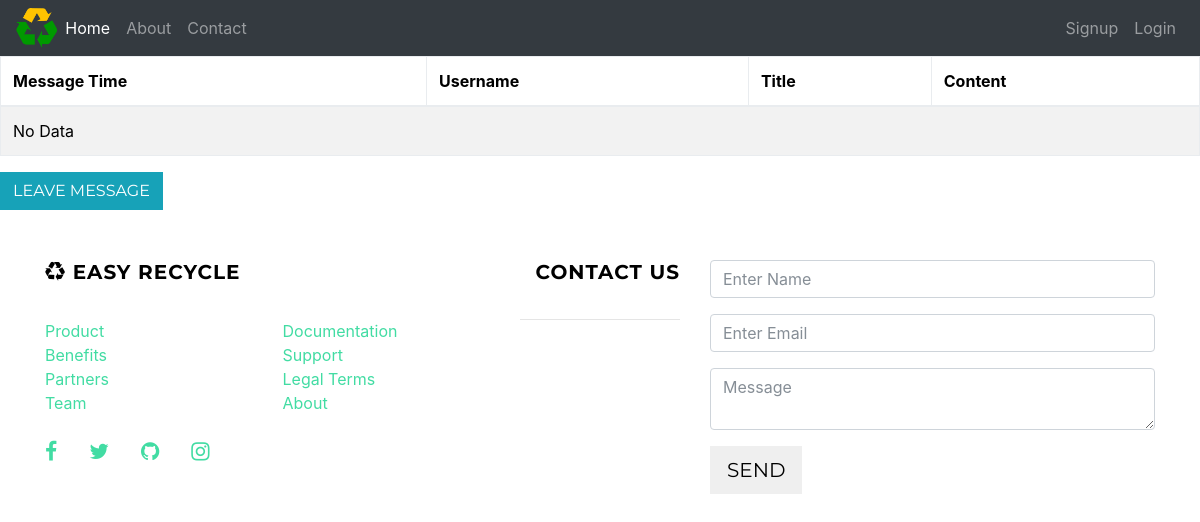
The app's page /feedback/, older data.
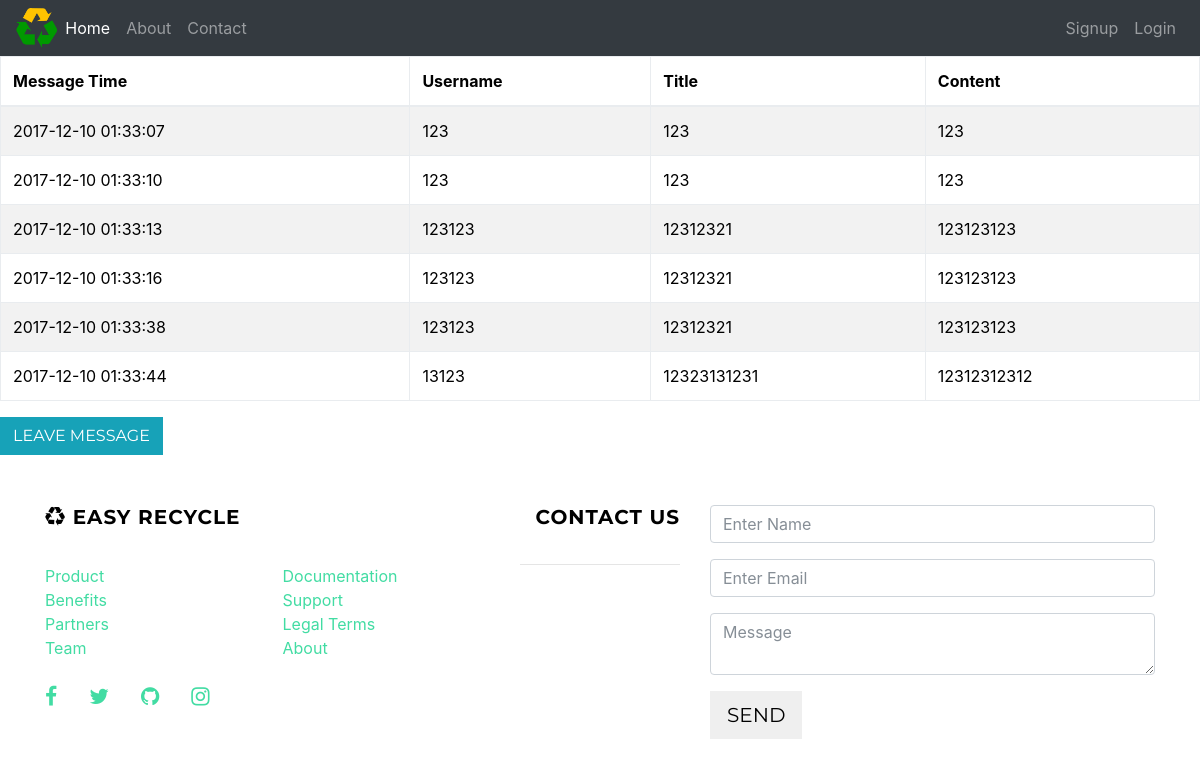
The same page, newer data.
### guestbook/models.py (models this page shows, shortened)
class Message(models.Model):
    username=models.CharField(max_length=256)
    title=models.CharField(max_length=512)
    content=models.TextField(max_length=256)
    publish=models.DateTimeField()

### guestbook/views.py (the view)
# urls.py: url(r'^feedback/',views.feedback,name='feedback'),
def feedback(request):
    messages = models.Message.objects.all()
    return render(request, 'guestbook/feedback.html', {'messages' : messages})

### guestbook/templates/guestbook/feedback.html
{% extends "mainRecycleApp/header.html" %}
{% block body %}
<table class="table table-striped table-bordered table-hover table-condensed">
            <thead>
                <tr class="danger">
                    <th>Message Time</th>
                    <th>Username</th>
                    <th>Title</th>
                    <th>Content</th>
                </tr>
            </thead>
            <tbody>
                {% if messages %}
                    {% for message in messages %}
                        <tr class="{% cycle 'active' 'success' 'warning' 'info' %}">
                            <td>{{ message.publish|date:'Y-m-d H:i:s' }}</td>
                            <td>{{ message.username }}</td>
                            <td>{{ message.title }}</td>
                            <td>{{ message.content }}</td>
                        </tr>
                    {% endfor %}
                {% else %}
                    <tr>
                        <td colspan="4">No Data</td>
                    </tr>
                {% endif %}
            </tbody>
        </table>
        <a class="btn btn-xs btn-info" href="/guestbook/create/">Leave Message</a>
{% endblock body %}

### mainRecycleApp/templates/mainRecycleApp/header.html (shortened to what this page needs)
<!DOCTYPE html>
<html>
<head>
		{% load static %}
		<link rel="stylesheet" href="{% static "css/bootstrap.min.css" %}">
		<link rel="stylesheet" href="{% static "css/jquery-ui.min.css" %}">
		<link rel="stylesheet" href="{% static "css/jquery-ui.structure.min.css" %}">
		<link rel="stylesheet" href="{% static "css/jquery-ui.theme.min.css" %}">
		<link rel = "stylesheet" href = "{% static "css/style.css" %}">
		<link href="{% static "css/font-awesome.min.css" %}" rel="stylesheet" type="text/css">
		<link href="{% static "css/grayscale.css" %}" rel="stylesheet">
</head>
<body>
  <div>
  <nav class="navbar navbar-expand-lg navbar-dark bg-dark bg-custom-navbar">
  <img id="logo-png" src="{% static "img/logo2.png" %}" style="max-height : 40px; width:auto;" class="">
  <div class="collapse navbar-collapse" id="navbarSupportedContent">
    <ul class="navbar-nav mr-auto">
      <li class="nav-item active">
        <a class="nav-link" href="/">Home <span class="sr-only">(current)</span></a>
      </li>
      <li class="nav-item ">
        <a class="nav-link" href="/about">About</a>
      </li>
      <li class="nav-item">
        <a class="nav-link" href="/contact">Contact</a>
      </li>
    </ul>
		<ul class="nav navbar-nav navbar-right">
			{% if request.user.is_anonymous != True %}
			<li class="nav-item"><a class="nav-link" href="/profile"><span class="glyphicon glyphicon-user"></span>{{request.user.last_name}}'s Profile</a></li>
			<li class="nav-item"><a class="nav-link" id="logout" href="#"><span class="glyphicon glyphicon-user"></span>Logout</a></li>
			{% else %}
			<li class="nav-item"><a class="nav-link" href="/signup">Signup</a></li>
			<li class='nav-item'><a class="nav-link" href="/login">Login</a></li>
			{% endif %}
		</ul>
  </div>
</nav>
		{%block body%}
		{%endblock%}
	</div>
	{% load static %}
</body>
<footer class="footer">
    <div class="container">
        <div class="row">
            <div class="col-md-5">
                <h5><i class="fa fa-recycle"></i> Easy Recycle </h5>
                <div class="row">
                    <div class="col-6">
                        <ul class="list-unstyled">
                            <li><a href="/">Product</a></li>
                            <li><a href="/login">Benefits</a></li>
                            <li><a href="/">Partners</a></li>
                            <li><a href="/about">Team</a></li>
                        </ul>
                    </div>
                    <div class="col-6">
                        <ul class="list-unstyled">
                            <li><a href="/about">Documentation</a></li>
                            <li><a href="/contact">Support</a></li>
                            <li><a href="/about">Legal Terms</a></li>
                            <li><a href="/about">About</a></li>
                        </ul>
                    </div>
                </div>
                <ul class="nav">
                    <li class="nav-item"><a href="/" class="nav-link pl-0"><i class="fa fa-facebook fa-lg"></i></a></li>
                    <li class="nav-item"><a href="/" class="nav-link"><i class="fa fa-twitter fa-lg"></i></a></li>
                    <li class="nav-item"><a href="/" class="nav-link"><i class="fa fa-github fa-lg"></i></a></li>
                    <li class="nav-item"><a href="/" class="nav-link"><i class="fa fa-instagram fa-lg"></i></a></li>
                </ul>
                <br>
            </div>
            <div class="col-md-2">
                <h5 class="text-md-right">Contact Us</h5>
                <hr>
            </div>
            <div class="col-md-5">
                <form>
                    <fieldset class="form-group">
                      <input type="text" class="form-control" id="exampleInputName" placeholder="Enter Name">
                    </fieldset>
                    <fieldset class="form-group">
                        <input type="email" class="form-control" id="exampleInputEmail1" placeholder="Enter Email">
                    </fieldset>
                    <fieldset class="form-group">
                        <textarea class="form-control" id="exampleMessage" placeholder="Message"></textarea>
                    </fieldset>
                    <fieldset class="form-group text-xs-right">
                        <button type="button" class="btn btn-secondary-outline btn-lg">Send</button>
                    </fieldset>
                </form>
            </div>
        </div>
    </div>
</footer>
</html>

### static/css/grayscale.css (style rules this page uses)
body { width: 100%; height: 100%; color: black; background-color: white; }
html { width: 100%; height: 100%; }
h1, h2, h3, h4, h5, h6 { margin: 0 0 35px; text-transform: uppercase; font-family: "Montserrat", "Helvetica Neue", Helvetica, Arial, sans-serif; font-weight: 700; letter-spacing: 1px; }
a { color: #42DCA3; -webkit-transition: all 0.2s ease-in-out; -moz-transition: all 0.2s ease-in-out; transition: all 0.2s ease-in-out; }
.btn { text-transform: uppercase; font-family: "Montserrat", "Helvetica Neue", Helvetica, Arial, sans-serif; font-weight: 400; -webkit-transition: all 0.3s ease-in-out; -moz-transition: all 0.3s ease-in-out; transition: all 0.3s ease-in-out; border-radius: 0; }
footer { padding: 50px 0; }
body { webkit-tap-highlight-color: rgba(255, 255, 255, 0.2); }

### mainRecycleApp/templates/mainRecycleApp/header.html (style rules this page uses)
.bg-custom-navbar { background-color: #FFFFFF; }

Row changes from the older to the newer data that the page shows:
added Message: publish "2017-12-10 01:33:07", username "123", title "123", content "123"
added Message: publish "2017-12-10 01:33:10", username "123", title "123", content "123"
added Message: publish "2017-12-10 01:33:13", username "123123", title "12312321", content "123123123"
added Message: publish "2017-12-10 01:33:16", username "123123", title "12312321", content "123123123"
added Message: publish "2017-12-10 01:33:38", username "123123", title "12312321", content "123123123"
added Message: publish "2017-12-10 01:33:44", username "13123", title "12323131231", content "12312312312"
Text that changed along with them:
text no longer shown: "No Data"
